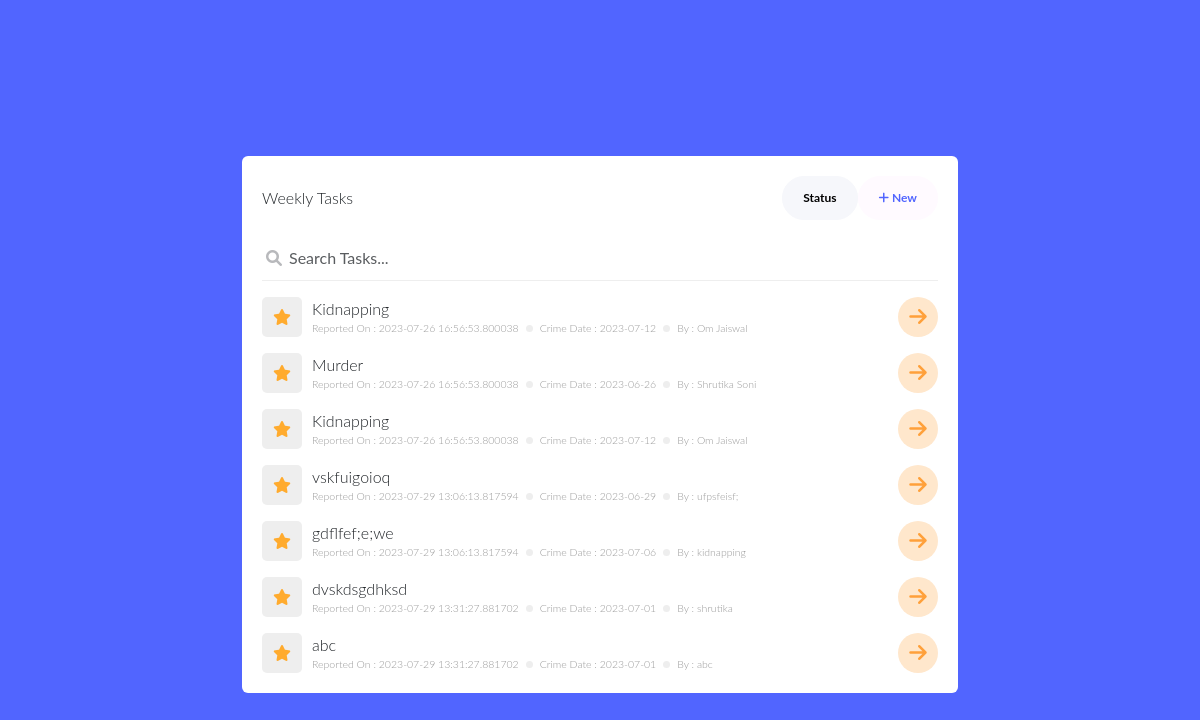
The app's page /reports/ (signed in) with its own data.
### CSPTS_App/models.py (models this page shows)
class Crime_Reports(models.Model):
    name = models.CharField(max_length=100)
    title = models.CharField(max_length=100)
    description = models.CharField(max_length=500)
    location = models.CharField(max_length=100)
    mobile = models.IntegerField()
    victim = models.CharField(max_length=100)
    crime_date = models.CharField(max_length=30)
    report_date = models.CharField(max_length=100,default=datetime.now())
    status = models.CharField(max_length=20, default="blue")

### CSPTS_App/views.py (the view, shortened to what this page needs)
# urls.py: path('reports/', views.reports, name='reports'),
def reports(request):
    if request.method == "GET":
        if not request.user.is_authenticated:
            return redirect('/login')
        else:
            my_reports = Crime_Reports.objects.all()
            reports_json = json.dumps(list(Crime_Reports.objects.all().values()))
            context = {
                'reports' : my_reports,
                'reports_json' : reports_json
            }
            return render(request, 'reports.html', context)

### templates/reports.html (shortened to what this page needs)
{% extends './base.html' %}
{% load static %}
{% block head %}
<link rel="stylesheet" href="{% static 'css/reports.css'%}">
{% endblock head %}
{% block body %}
<div class="container">
  <div class="row d-flex justify-content-center mt-5 ">
    <div class="col-md-8">
      <div class="card">
        <div class="d-flex justify-content-between align-items-center">
          <span class="font-weight-bold">Weekly Tasks</span>
          <div class="d-flex flex-row">
            <a href="{% url 'status' %}"><button class="btn btn-primary mr-2 active">Status</button></a>
            <button class="btn btn-primary new" data-bs-toggle="modal" data-bs-target="#staticBackdrop"><i
                class="fa fa-plus"></i> New</button>
          </div>
        </div>
        <div class="mt-3 inputs">
          <i class="fa fa-search"></i>
          <input type="text" id="search_here" class="form-control " placeholder="Search Tasks...">
        </div>
        <div id="box">
          {% for report in reports %}
          <div class="mt-3">
            <div class="d-flex justify-content-between align-items-center">
              <div class="d-flex flex-row align-items-center">
                <span class="star"><i class="fa fa-star yellow"></i></span>
                <div class="d-flex flex-column">
                  <span>{{report.title}}</span>
                  <div class="d-flex flex-row align-items-center time-text">
                    <small>Reported On : {{report.report_date}} </small>
                    <span class="dots"></span>
                    <small>Crime Date : {{report.crime_date}} </small>
                    <span class="dots"></span>
                    <small>By : {{report.name}} </small>
                  </div>
                </div>
              </div>
              <a href="#" style="text-decoration: none;"><span class="content-text-1"><i
                    class="fas fa-arrow-right fa-lg"></i></span></a>
            </div>
          </div>
          {% endfor %}
        </div>
      </div>
    </div>
  </div>
</div>
{% endblock body %}

### templates/base.html (shortened to what this page needs)
{% load static %}
<!doctype html>
<html lang="en">
<head>
  <link href="https://cdn.jsdelivr.net/npm/bootstrap@5.3.0-alpha3/dist/css/bootstrap.min.css" rel="stylesheet"
>
  <link rel="stylesheet" href="https://cdn.jsdelivr.net/npm/bootstrap-icons@1.10.5/font/bootstrap-icons.css">
  <link rel="stylesheet"
    href="https://cdn.jsdelivr.net/npm/@fortawesome/fontawesome-free@5.15.4/css/fontawesome.min.css"
>
  <link rel="stylesheet" href="https://cdnjs.cloudflare.com/ajax/libs/font-awesome/6.0.0-beta2/css/all.min.css"
 />
  <link rel="stylesheet" href="{% static 'css/style.css' %}">
  {% block head %}{% endblock head %}
</head>
<body class="  min-vh-100 ">
  {% block body %}
  {% endblock body %}
</body>
</html>

### static/css/reports.css (style rules this page uses)
body { background-color: #eee; font-family: "Poppins", sans-serif; font-weight: 300; }
.btn { border-radius: 25px; }
.new { font-size: 12px; }
.card { padding: 20px; border: none; }
.active { background: #f6f7fb !important; border-color: #f6f7fb !important; color: #000 !important; font-size: 12px; }
.inputs { position: relative; }
.form-control { text-indent: 15px; border: none; height: 45px; border-radius: 0px; border-bottom: 1px solid #eee; }
.inputs i { position: absolute; top: 14px; left: 4px; color: #b8b9bc; }
.star { height: 40px; width: 40px; display: flex; justify-content: center; align-items: center; background: #eee; margin-right: 10px; border-radius: 5px; }
.time-text { font-size: 12px; color: #989898; }
.dots { height: 7px; width: 7px; background-color: #eee; display: flex; border-radius: 50%; margin-left: 7px; margin-right: 7px; }
.yellow { color: #ffab2e; }
.content-text-1 { height: 40px; width: 40px; display: flex; justify-content: center; align-items: center; border-radius: 50%; background-color: #ffe7cc; color: #ffa03a; font-weight: 700; }
body { background-color: #5165ff; height: 100vh; display: flex; justify-content: center; align-items: center }
.btn-primary { color: #5165ff; background-color: #fffaff; border-color: #fffaff; padding: 12px; font-weight: 700; border-radius: 41px; padding-right: 20px; padding-left: 20px; }
body { font-family: 'Lato', sans-serif; }
.card { margin-left: 10px; margin-right: 10px; }

### records on screen
Crime_Reports: title "Kidnapping", report_date "2023-07-26 16:56:53.800038", crime_date "2023-07-12", name "Om Jaiswal"
Crime_Reports: title "Murder", report_date "2023-07-26 16:56:53.800038", crime_date "2023-06-26", name "Shrutika Soni"
Crime_Reports: title "Kidnapping", report_date "2023-07-26 16:56:53.800038", crime_date "2023-07-12", name "Om Jaiswal"
Crime_Reports: title "vskfuigoioq", report_date "2023-07-29 13:06:13.817594", crime_date "2023-06-29", name "ufpsfeisf;"
Crime_Reports: title "gdflfef;e;we", report_date "2023-07-29 13:06:13.817594", crime_date "2023-07-06", name "kidnapping"
Crime_Reports: title "dvskdsgdhksd", report_date "2023-07-29 13:31:27.881702", crime_date "2023-07-01", name "shrutika"
Crime_Reports: title "abc", report_date "2023-07-29 13:31:27.881702", crime_date "2023-07-01", name "abc"
